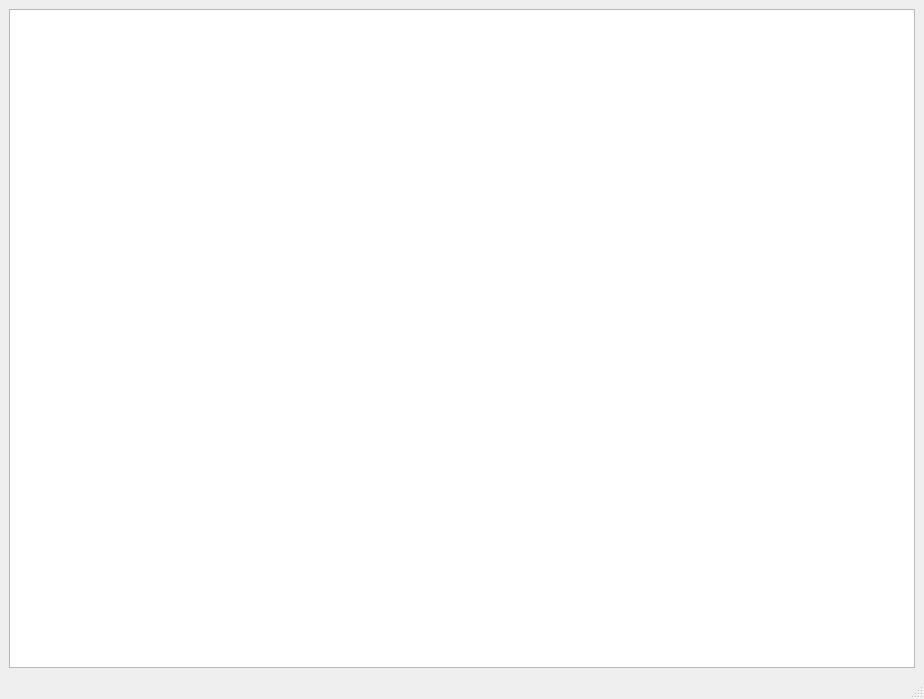
<?xml version="1.0" encoding="UTF-8"?>
<ui version="4.0">
 <class>MainWindow</class>
 <widget class="QMainWindow" name="MainWindow">
  <property name="geometry">
   <rect>
    <x>0</x>
    <y>0</y>
    <width>924</width>
    <height>699</height>
   </rect>
  </property>
  <property name="windowTitle">
   <string>SoSID Viewer</string>
  </property>
  <property name="styleSheet">
   <string notr="true"/>
  </property>
  <widget class="QWidget" name="centralwidget">
   <layout class="QGridLayout" name="gridLayout">
    <item row="0" column="0">
     <widget class="GraphicsView" name="graphicsView">
      <property name="cursor" stdset="0">
       <cursorShape>ArrowCursor</cursorShape>
      </property>
      <property name="autoFillBackground">
       <bool>false</bool>
      </property>
     </widget>
    </item>
   </layout>
  </widget>
  <widget class="QStatusBar" name="statusbar"/>
 </widget>
 <customwidgets>
  <customwidget>
   <class>GraphicsView</class>
   <extends>QGraphicsView</extends>
   <header>pyqtgraph</header>
  </customwidget>
 </customwidgets>
 <resources/>
 <connections/>
</ui>
